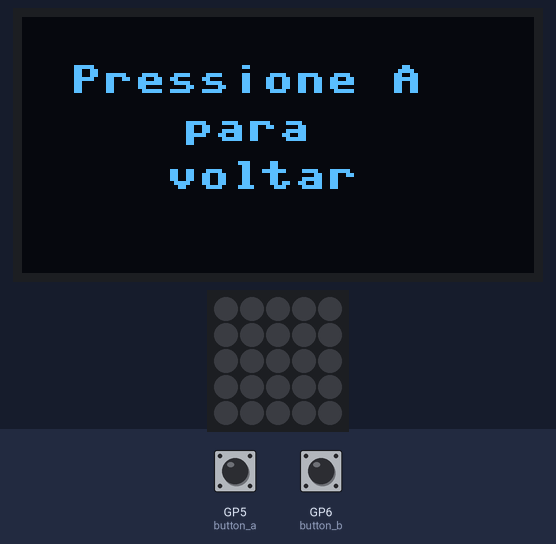
A program run on a simulated Raspberry Pi Pico running MicroPython. Parts: 128×64 one-colour display, 5×5 RGB LED matrix. The test bench sets the inputs (shaded band); at power-on: GP6 (button_b) HIGH, GP5 (button_a) HIGH. Dim RGB values are drawn brighter than linear; the 25 LEDs are laid out as on the BitDogLab board (LED 0 bottom right, every second row reversed).

Above: at 1.2 s.
1.3 s: GP6 (button_b) pulled LOW for 3.2 s
At 4.06 s:
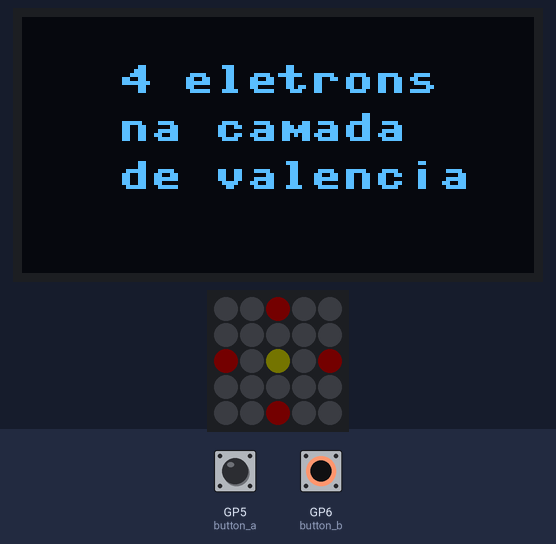
6.0 s: GP5 (button_a) pulled LOW for 1 s
At 7.5 s:
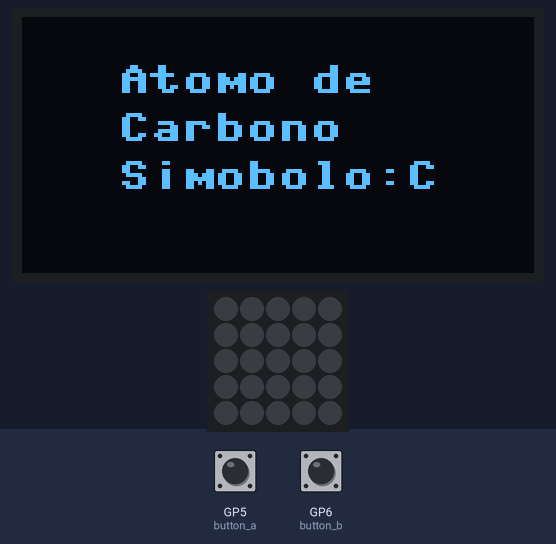
8.5 s: GP5 (button_a) pulled LOW for 1 s
At 8.95 s:
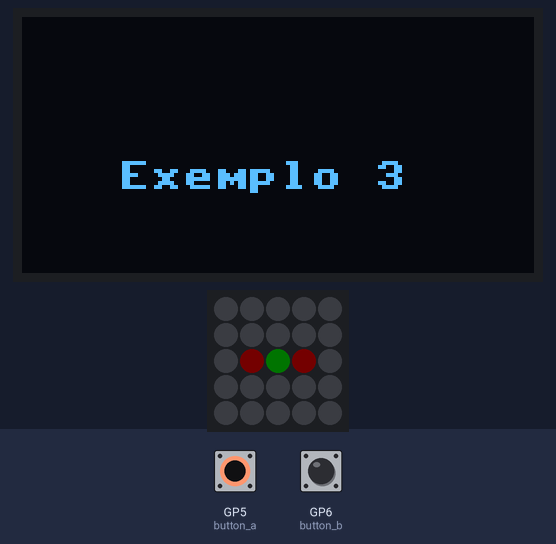
11.0 s: GP6 (button_b) pulled LOW for 3.2 s
At 13.6 s:
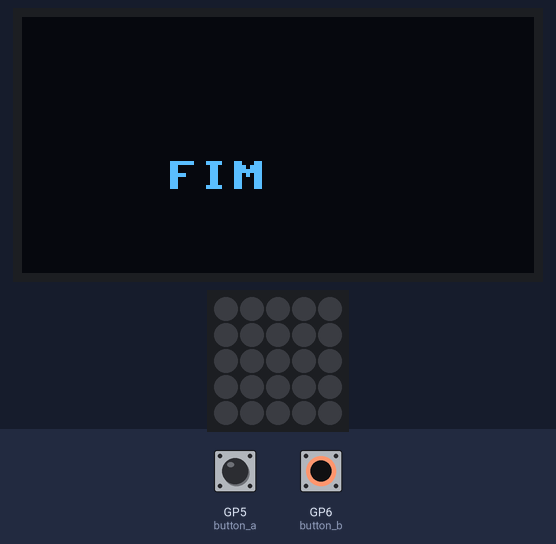
Timing chart, 0 to 15.1 s (numbered marks = the images above; inputs shaded):
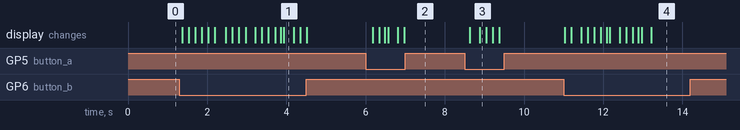

The program:

rgb-matrix-chemestry.py
```python
from machine import Pin, SoftI2C # Pin:Configurar entrada/saida digitais
#SoftI2C:Criar interface I2C em pinos específicos do microcont.
from ssd1306 import SSD1306_I2C  # Controlar displays OLED
import machine, neopixel  # machine: Controlar diretamente o hardware microcont./         #NeoPixel -> Controlar LEDS RGB
import time # funções relacionadas ao tempo


i2c = SoftI2C(scl=Pin(15), sda=Pin(14))  # pinos que serão utilizados no i2c
oled = SSD1306_I2C(128, 64, i2c) # controla display OLED
oled.fill(0)  # Limpa o display

np = neopixel.NeoPixel(machine.Pin(7), 25)  # controlar os leds/ Matriz de Led conectada  # no pino 7/25 - Número de Leds da matriz

it=1 # intensidade do LED, pode variar de 1 a 255

# definir cores para os LEDs
BLU = (0, 0, 1*it) # BLUE
GRE = (0, 1*it, 0) # GREEN
RED = (1*it, 0, 0)  # RED
YEL = (1*it, 1*it, 0) # YELLOW
MAGE = (1*it, 0, 1*it) # MANGENTA
CYA = (0, 1*it, 1*it) # CYAN
WHI = (1*it, 1*it, 1*it) # WHIE
BLA = (0, 0, 0) # BLACK

# all_off -> significa que a matriz estará toda apagada
all_off = [
        [BLA, BLA, BLA, BLA, BLA],
        [BLA, BLA, BLA, BLA, BLA],
        [BLA, BLA, BLA, BLA, BLA],
        [BLA, BLA, BLA, BLA, BLA],
        [BLA, BLA, BLA, BLA, BLA]
    ]
# Colocamos uma cor diferente para cada átomo para facilitar a visualização
atomo1 = [
    [BLA, BLA, BLA, BLA, BLA],
    [BLA, BLA, BLA, BLA, BLA],
    [BLA, BLA, BLU, BLA, BLA],
    [BLA, BLA, BLA, BLA, BLA],
    [BLA, BLA, BLA, BLA, BLA]
]

atomo2 = [
    [BLA, BLA, BLA, BLA, BLA],
    [BLA, BLA, BLA, BLA, BLA],
    [BLA, BLA, GRE, BLA, BLA],
    [BLA, BLA, BLA, BLA, BLA],
    [BLA, BLA, BLA, BLA, BLA]
]

atomo3 = [
    [BLA, BLA, BLA, BLA, BLA],
    [BLA, BLA, BLA, BLA, BLA],
    [BLA, BLA, YEL, BLA, BLA],
    [BLA, BLA, BLA, BLA, BLA],
    [BLA, BLA, BLA, BLA, BLA]
]

atomo4 = [
    [BLA, BLA, BLA, BLA, BLA],
    [BLA, BLA, BLA, BLA, BLA],
    [BLA, BLA, MAGE, BLA, BLA],
    [BLA, BLA, BLA, BLA, BLA],
    [BLA, BLA, BLA, BLA, BLA]
]
# no car1/car2 está o padrão da matriz de Led que queremos para mostrar a camada de #valência do carbono
car1 = [
    [RED, BLA, BLA, BLA, RED],
    [BLA, BLA, BLA, BLA, BLA],
    [BLA, BLA, YEL, BLA, BLA],
    [BLA, BLA, BLA, BLA, BLA],
    [RED, BLA, BLA, BLA, RED]
]

car2 = [
    [BLA, BLA, RED, BLA, BLA],
    [BLA, BLA, BLA, BLA, BLA],
    [RED, BLA, YEL, BLA, RED],
    [BLA, BLA, BLA, BLA, BLA],
    [BLA, BLA, RED, BLA, BLA]
]
# no o1/o2 está o padrão da matriz de Led que queremos para mostrar a camada de #valência do oxigênio
o1 = [
    [RED, BLA, BLA, BLA, RED],
    [BLA, BLA, BLA, BLA, BLA],
    [RED, BLA, YEL, BLA, RED],
    [BLA, BLA, BLA, BLA, BLA],
    [RED, BLA, BLA, BLA, RED]
]

o2 = [
    [BLA, BLA, RED, BLA, BLA],
    [RED, BLA, BLA, BLA, RED],
    [BLA, BLA, YEL, BLA, BLA],
    [RED, BLA, BLA, BLA, RED],
    [BLA, BLA, RED, BLA, BLA]
]
# no he1/he2/he3/he4 está o padrão da matriz de Led que queremos para mostrar a #camada de valência do hélio
he1 = [
    [BLA, BLA, BLA, BLA, BLA],
    [BLA, RED, BLA, BLA, BLA],
    [BLA, BLA, GRE, BLA, BLA],
    [BLA, BLA, BLA, RED, BLA],
    [BLA, BLA, BLA, BLA, BLA]
]

he2 = [
    [BLA, BLA, BLA, BLA, BLA],
    [BLA, BLA, RED, BLA, BLA],
    [BLA, BLA, GRE, BLA, BLA],
    [BLA, BLA, RED, BLA, BLA],
    [BLA, BLA, BLA, BLA, BLA]
]

he3 = [
    [BLA, BLA, BLA, BLA, BLA],
    [BLA, BLA, BLA, RED, BLA],
    [BLA, BLA, GRE, BLA, BLA],
    [BLA, RED, BLA, BLA, BLA],
    [BLA, BLA, BLA, BLA, BLA]
]

he4 = [
    [BLA, BLA, BLA, BLA, BLA],
    [BLA, BLA, BLA, BLA, BLA],
    [BLA, RED, GRE, RED, BLA],
    [BLA, BLA, BLA, BLA, BLA],
    [BLA, BLA, BLA, BLA, BLA]
]
# no h1/h2/h3/h4/h5/h6/h7/h8 está o padrão da matriz de Led que queremos para mostrar a #camada de valência do hidrogênio
h1 = [
    [BLA, BLA, BLA, BLA, BLA],
    [BLA, RED, BLA, BLA, BLA],
    [BLA, BLA, BLU, BLA, BLA],
    [BLA, BLA, BLA, BLA, BLA],
    [BLA, BLA, BLA, BLA, BLA]
]

h2 = [
    [BLA, BLA, BLA, BLA, BLA],
    [BLA, BLA, RED, BLA, BLA],
    [BLA, BLA, BLU, BLA, BLA],
    [BLA, BLA, BLA, BLA, BLA],
    [BLA, BLA, BLA, BLA, BLA]
]

h3 = [
    [BLA, BLA, BLA, BLA, BLA],
    [BLA, BLA, BLA, RED, BLA],
    [BLA, BLA, BLU, BLA, BLA],
    [BLA, BLA, BLA, BLA, BLA],
    [BLA, BLA, BLA, BLA, BLA]
]

h4 = [
    [BLA, BLA, BLA, BLA, BLA],
    [BLA, BLA, BLA, BLA, BLA],
    [BLA, RED, BLU, BLA, BLA],
    [BLA, BLA, BLA, BLA, BLA],
    [BLA, BLA, BLA, BLA, BLA]
]


h5 = [
    [BLA, BLA, BLA, BLA, BLA],
    [BLA, BLA, BLA, BLA, BLA],
    [BLA, BLA, BLU, BLA, BLA],
    [BLA, BLA, BLA, RED, BLA],
    [BLA, BLA, BLA, BLA, BLA]
]

h6 = [
    [BLA, BLA, BLA, BLA, BLA],
    [BLA, BLA, BLA, BLA, BLA],
    [BLA, BLA, BLU, BLA, BLA],
    [BLA, BLA, RED, BLA, BLA],
    [BLA, BLA, BLA, BLA, BLA]
]

h7 = [
    [BLA, BLA, BLA, BLA, BLA],
    [BLA, BLA, BLA, BLA, BLA],
    [BLA, BLA, BLU, BLA, BLA],
    [BLA, RED, BLA, BLA, BLA],
    [BLA, BLA, BLA, BLA, BLA]
]

h8 = [
    [BLA, BLA, BLA, BLA, BLA],
    [BLA, BLA, BLA, BLA, BLA],
    [BLA, BLA, BLU, RED, BLA],
    [BLA, BLA, BLA, BLA, BLA],
    [BLA, BLA, BLA, BLA, BLA]
]

#configuração do botão
button_a = Pin(5, Pin.IN, Pin.PULL_UP)
button_b = Pin(6, Pin.IN, Pin.PULL_UP)

def led_matrix(pattern): # definindo uma função para a matriz de led

    inverted_matrix = pattern[::-1] # Inverter a matriz

    # Exibir a matriz invertida nos LEDs
    for i in range(5):
        for j in range(5):
            np[i * 5 + j] = inverted_matrix[i][j]

    np.write() # envia os dados para os leds


led_matrix(all_off) # função chamada para começar com a matriz apagada

# Definindo as funções para aparecer a parte escrita no OLED e como a matriz RGB vai se #comportar
# comando oled.show é para mostrar no oled a escrita
# comando oled.fill é para apagar o oled depois

def case0():
    oled.text("Pressione A  ", 12, 12)
    oled.text("para ", 40, 24)
    oled.text("voltar", 36, 36)
    oled.show()
    oled.fill(0)

def case1():
    oled.text("Projeto 1 - ", 12, 12)
    oled.text("BitDogLab", 24, 24)
    oled.text("Quimica", 36, 36)
    oled.show()
    oled.fill(0)

def case2():
    oled.text("Vamos  ", 36, 12)
    oled.text("estudar ", 36, 24)
    oled.text("quimica!", 36, 36)
    oled.show()
    oled.fill(0)

def case3():
    oled.text("Vamos ver os", 24, 12)
    oled.text("atomos e suas ", 24, 24)
    oled.text("camadas de ", 24, 36)
    oled.text("valencia", 24, 46)
    oled.show()
    oled.fill(0)

def case4():
    oled.text("Exemplo 1", 24, 36)
    oled.show()
    oled.fill(0)

def case5():
    oled.text("Atomo de  ", 24, 12)
    oled.text("Hidrogenio ", 24, 24)
    oled.text("Simbolo:H", 24, 36)
    oled.show()
    oled.fill(0)

def case6():
    led_matrix(all_off)
    oled.text("1 eletron  ", 24, 12)
    oled.text("na camada ", 24, 24)
    oled.text("de valencia", 24, 36)
    oled.show()
    oled.fill(0)

# Essa função (case7) define como queremos que a matriz de led se comporte
def case7():
    led_matrix(atomo1)
    led_matrix(h1)
    time.sleep_ms(15)
    led_matrix(h2)
    time.sleep_ms(15)
    led_matrix(h3)
    time.sleep_ms(15)
    led_matrix(h4)
    time.sleep_ms(15)
    led_matrix(h5)
    time.sleep_ms(15)
    led_matrix(h6)
    time.sleep_ms(15)
    led_matrix(h7)
    time.sleep_ms(15)
    led_matrix(h8)
    time.sleep_ms(15)

def case8():
    led_matrix(all_off)
    oled.text("Exemplo 2", 24, 36)
    oled.show()
    oled.fill(0)

def case9():
    oled.text("Atomo de  ", 24, 12)
    oled.text("Helio ", 24, 24)
    oled.text("Simbolo:He", 24, 36)
    oled.show()
    oled.fill(0)

def case10():
    led_matrix(all_off)
    oled.text("2 eletrons  ", 24, 12)
    oled.text("na camada ", 24, 24)
    oled.text("de valencia", 24, 36)
    oled.show()
    oled.fill(0)

def case11():
    led_matrix(atomo2)
    led_matrix(he1)
    time.sleep_ms(25)
    led_matrix(he2)
    time.sleep_ms(25)
    led_matrix(he3)
    time.sleep_ms(25)
    led_matrix(he4)
    time.sleep_ms(25)

def case12():
    led_matrix(all_off)
    oled.text("Exemplo 3", 24, 36)
    oled.show()
    oled.fill(0)

def case13():
    oled.text("Atomo de  ", 24, 12)
    oled.text("Carbono ", 24, 24)
    oled.text("Simobolo:C", 24, 36)
    oled.show()
    oled.fill(0)

def case14():
    led_matrix(all_off)
    oled.text("4 eletrons  ", 24, 12)
    oled.text("na camada ", 24, 24)
    oled.text("de valencia", 24, 36)
    oled.show()
    oled.fill(0)

def case15():
    led_matrix(atomo3)
    led_matrix(car1)
    time.sleep_ms(80)
    led_matrix(car2)
    time.sleep_ms(80)

def case16():
    led_matrix(all_off)
    oled.text("Exemplo 4", 24, 36)
    oled.show()
    oled.fill(0)

def case17():
    oled.text("Atomo de  ", 24, 12)
    oled.text("Oxigenio ", 24, 24)
    oled.text("Simbolo:O", 24, 36)
    oled.show()
    oled.fill(0)

def case18():
    led_matrix(all_off)
    oled.text("6 eletrons  ", 24, 12)
    oled.text("na camada ", 24, 24)
    oled.text("de valencia", 24, 36)
    oled.show()
    oled.fill(0)

def case19():
    led_matrix(atomo4)
    led_matrix(o1)
    time.sleep_ms(80)
    led_matrix(o2)
    time.sleep_ms(80)

def case20():
    led_matrix(all_off)
    oled.text("FIM", 36, 36)
    oled.show()
    oled.fill(0)

def switch_case_dicionario (value): # Essa função define quais as funções que serão #chamadas

    cases = {

        1: case1,
        2: case2,
        3: case3,
        4: case4,
        5: case5,
        6: case6,
        7: case7,
        8: case8,
        9: case9,
        10: case10,
        11: case11,
        12: case12,
        13: case13,
        14: case14,
        15: case15,
        16: case16,
        17: case17,
        18: case18,
        19: case19,
        20: case20
        }

    return cases.get(value, case0)() # essa função é utilizada para procurar as cases na #função acima

count = 0 # define variável count

while(True): # inicia um loop --> controlar o botão
    if button_a.value() == 0:
        count = count -1
        if count < 0:
            count = 0

    if button_b.value() == 0:
        count = count + 1
        if count > 20:
            count = 20

    switch_case_dicionario(count) # chama a função switch_case com o valor atual de #count
    time.sleep_ms(140) #delay 
```

Measured:
- after the input at 1.3 s, the display: first changes after 0.07 s (image 1 shows a later state)
- after the input at 6.0 s, the display: first changes after 0.18 s (image 2 shows a later state)
- after the input at 8.5 s, the display: first changes after 0.13 s (image 3 shows a later state)
- after the input at 11.0 s, the display: first changes at once (image 4 shows a later state)
